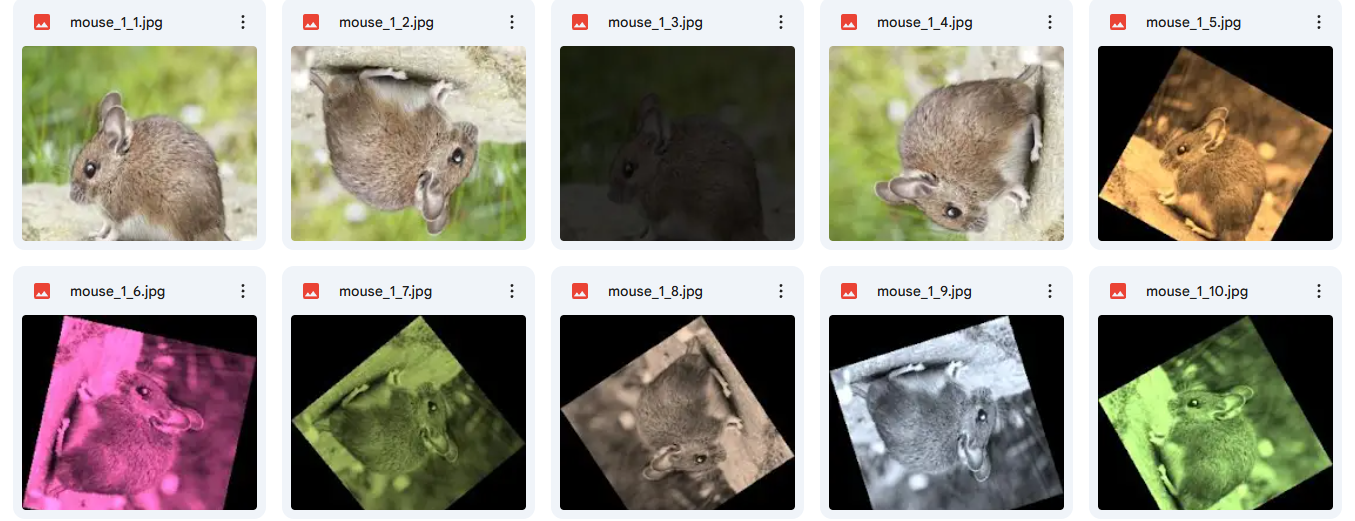
#> input picture image/Capture.PNG, 1355 x 521 px; its folder holds only this picture in this run
$ python -i duplicate_images.py   (imports and definitions only)
#> lines starting #> are read from the running program, lines starting #| are printed output that depends on the picture
#> further down, picture is the input picture: PIL image 1355x521 RGBA; mean R, G, B, A 154.5, 149.6, 138.4, 255
import os
from PIL import Image, ImageOps, ImageEnhance
import random
import numpy as np

# Specify the input directory containing the images and the output directory
input_dir = r'D:\linh\PYTHON\data_animal'
output_dir = r'D:\linh\PYTHON\processed_images'
# [1 line not run here, left out]

# Hàm để thay đổi màu ngẫu nhiên
def random_color(image):
    # Chuyển đổi ảnh thành chế độ RGB nếu chưa phải là RGB
    image = image.convert("RGB")

    # Tách các kênh màu
    r, g, b = image.split()
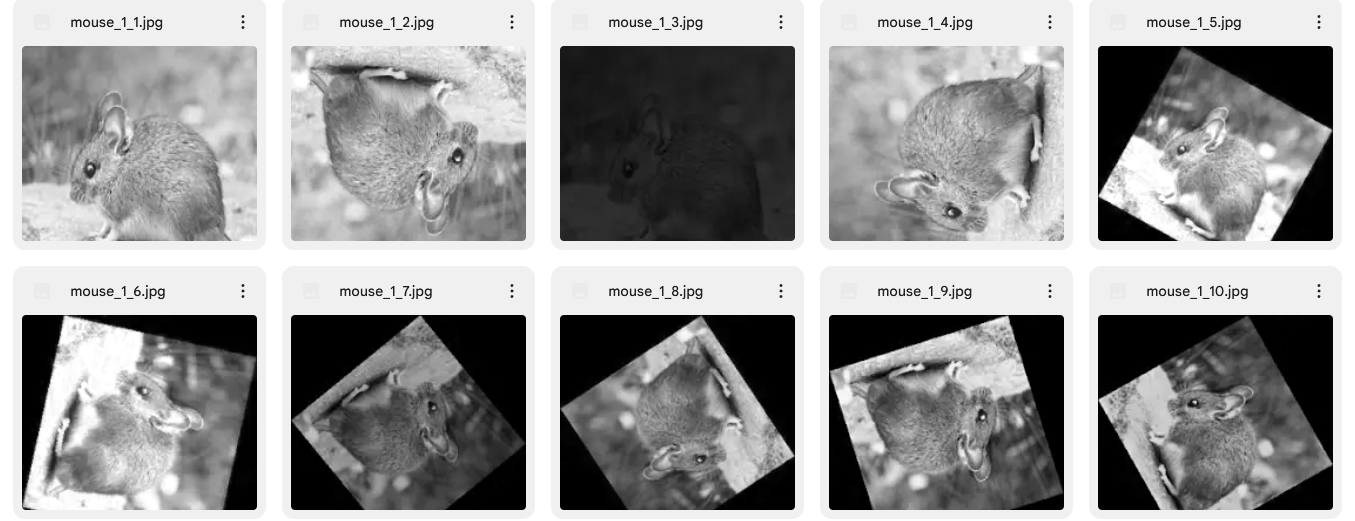
#> r: PIL image 1355x521 L; min 0, max 255, mean 154.5
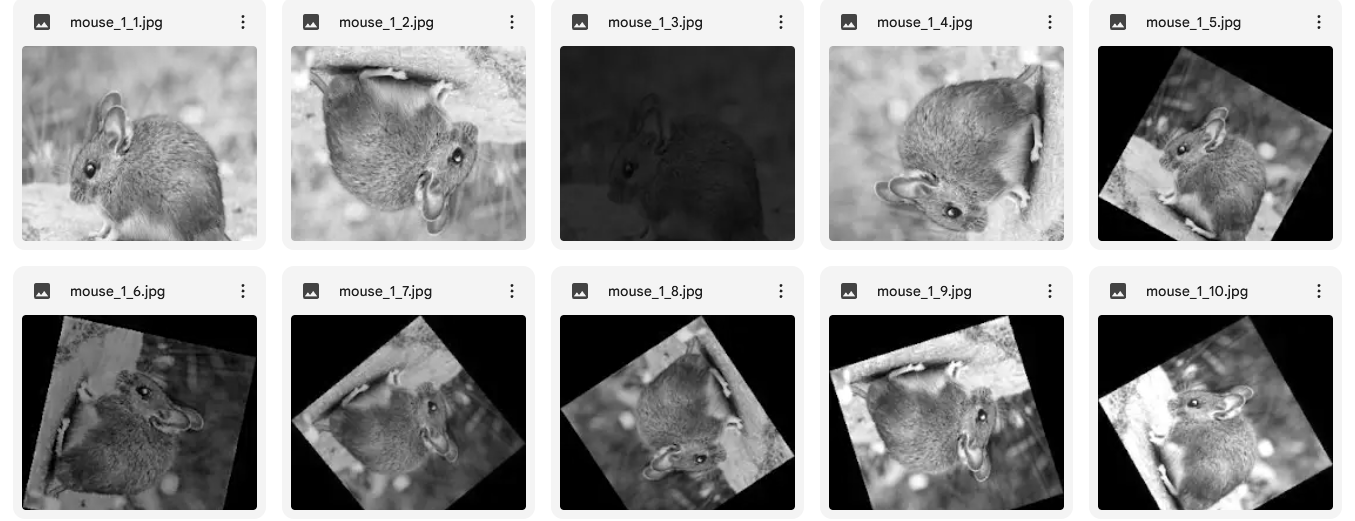
#> g: PIL image 1355x521 L; min 0, max 255, mean 149.6
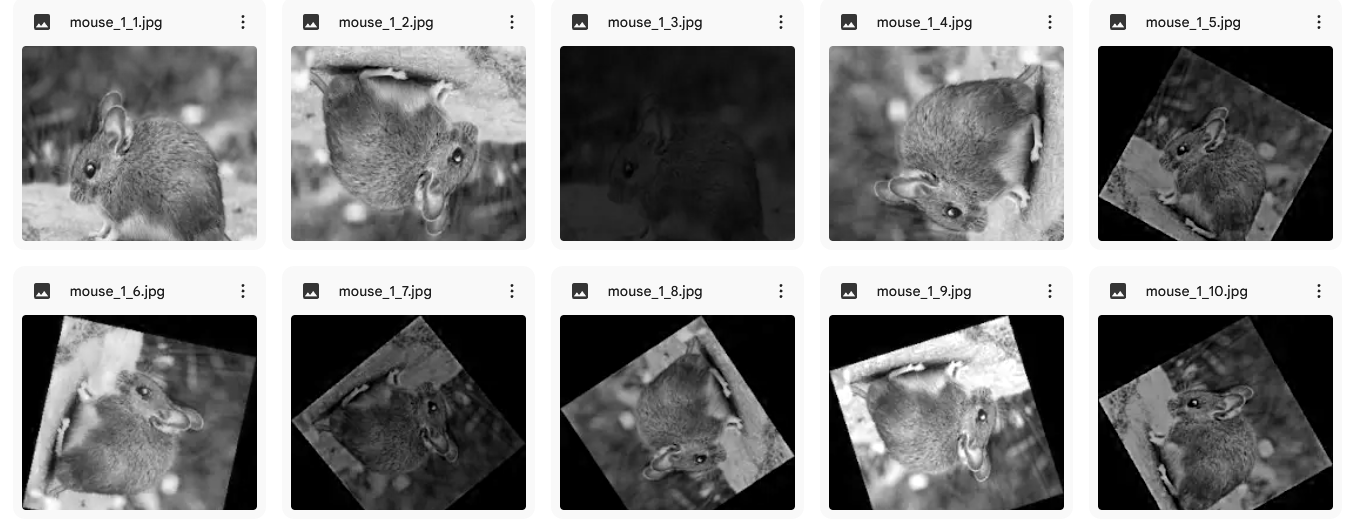
#> b: PIL image 1355x521 L; min 0, max 255, mean 138.4

    # Tăng kênh màu xanh
    enhancer = ImageEnhance.Brightness(b)
    factor = random.uniform(0.30, 1.5)  # Điều chỉnh khoảng giới hạn tăng độ sáng của kênh màu xanh
    r = enhancer.enhance(factor)
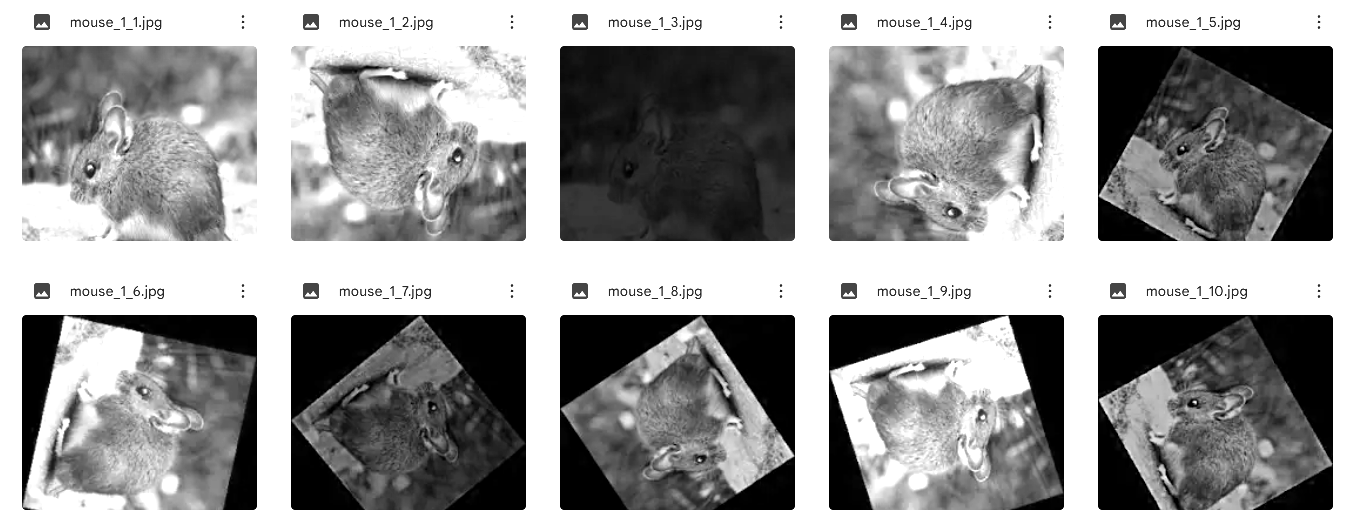
#> r: PIL image 1355x521 L; min 0, max 255, mean 154.9
    factor = random.uniform(0.30, 1.50)
    g = enhancer.enhance(factor)
    factor = random.uniform(0.30, 1.50)
    b = enhancer.enhance(factor)
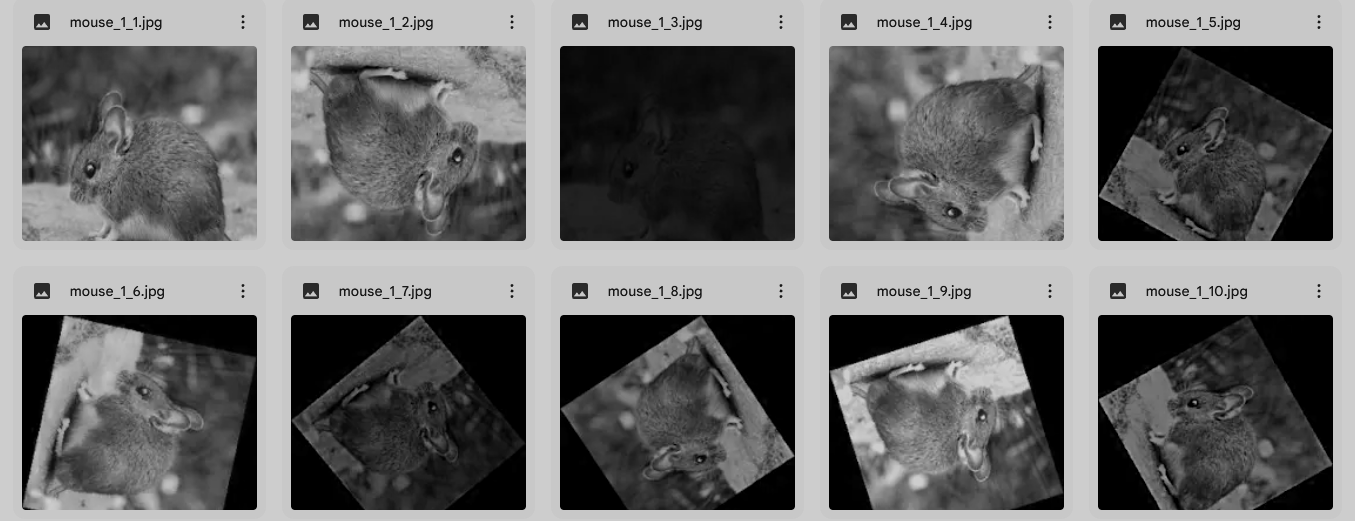
#> b: PIL image 1355x521 L; min 0, max 205, mean 111
    # Ghép lại các kênh màu thành ảnh hoàn chỉnh
    new_image = Image.merge("RGB", (r, g, b))
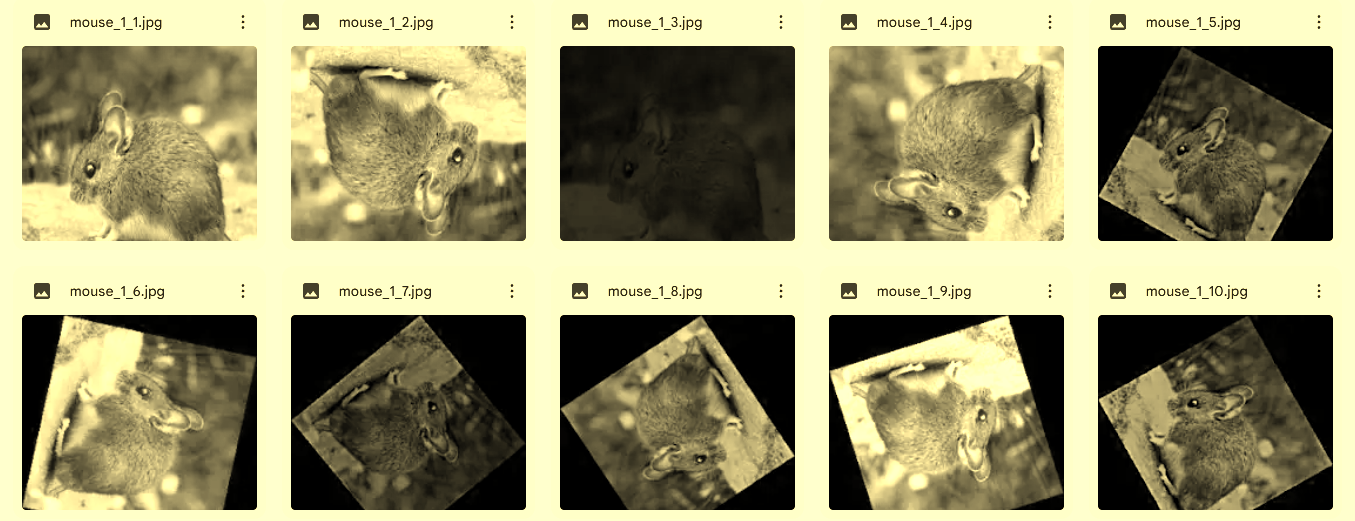
#> new_image: PIL image 1355x521 RGB; mean R, G, B 154.9, 150.2, 111
    return new_image

# Process each image in the input directory
# [43 lines not run here, left out]

>>> from PIL import Image
>>> picture = Image.open('image/Capture.PNG')
>>> result = random_color(picture)
